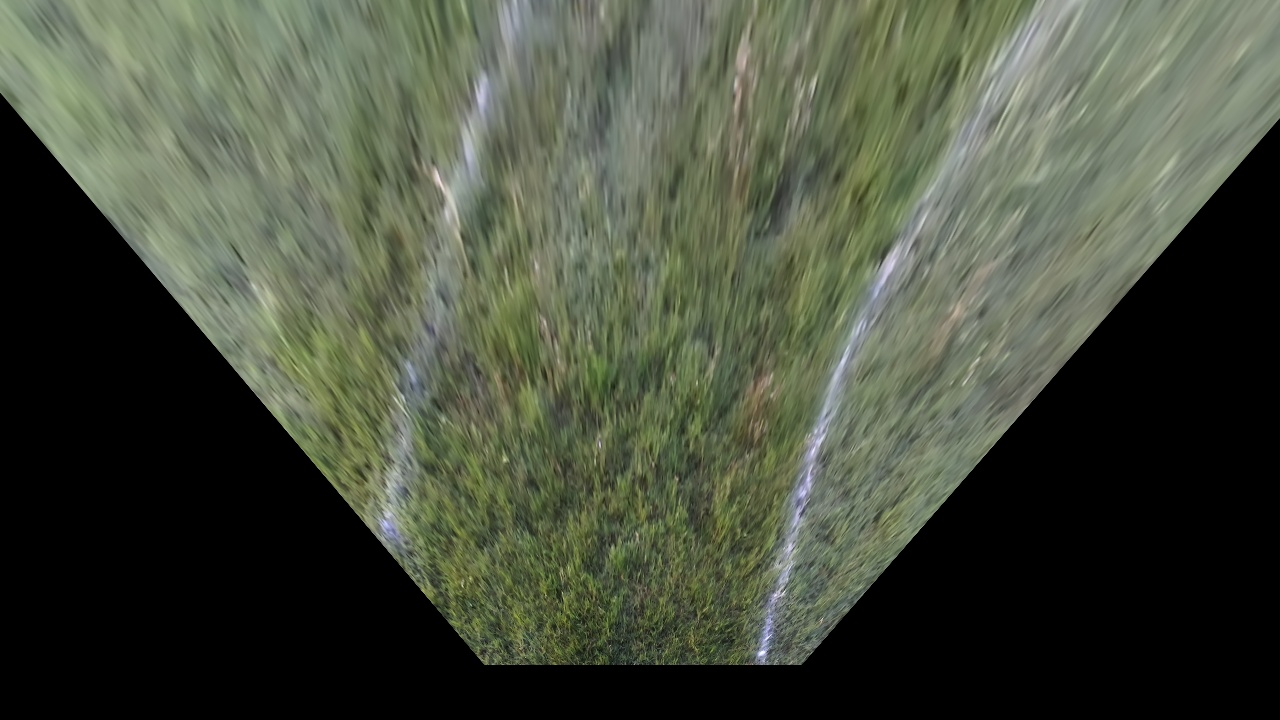
//> input picture frame0001.jpg, 1280 x 720 px
$ ./blue   (built with g++ and OpenCV 4)
//> lines starting //> are read from the running program, lines starting //| are printed output that depends on the picture; after the words box and inside, x2 and y2 are one past the last pixel; in counts of white or black regions, pixels touching at a corner belong together
#include <iostream>
#include "opencv2/opencv.hpp"
#include "opencv2/core/core.hpp"
#include "opencv2/imgproc/imgproc.hpp"
#include "opencv2/highgui/highgui.hpp"
#include <stdio.h>

using namespace cv;
using namespace std;

int main( int argc, char** argv )
{
    Mat image,fin_img;
    image = imread("./frame0001.jpg", CV_LOAD_IMAGE_COLOR);   // Read the file
//> image is the input picture: 720 rows x 1280 cols, CV_8UC3; mean B, G, R 61.1, 76.3, 70.4

    namedWindow("Red",1);

    Mat channel[3];
    split(image, channel);
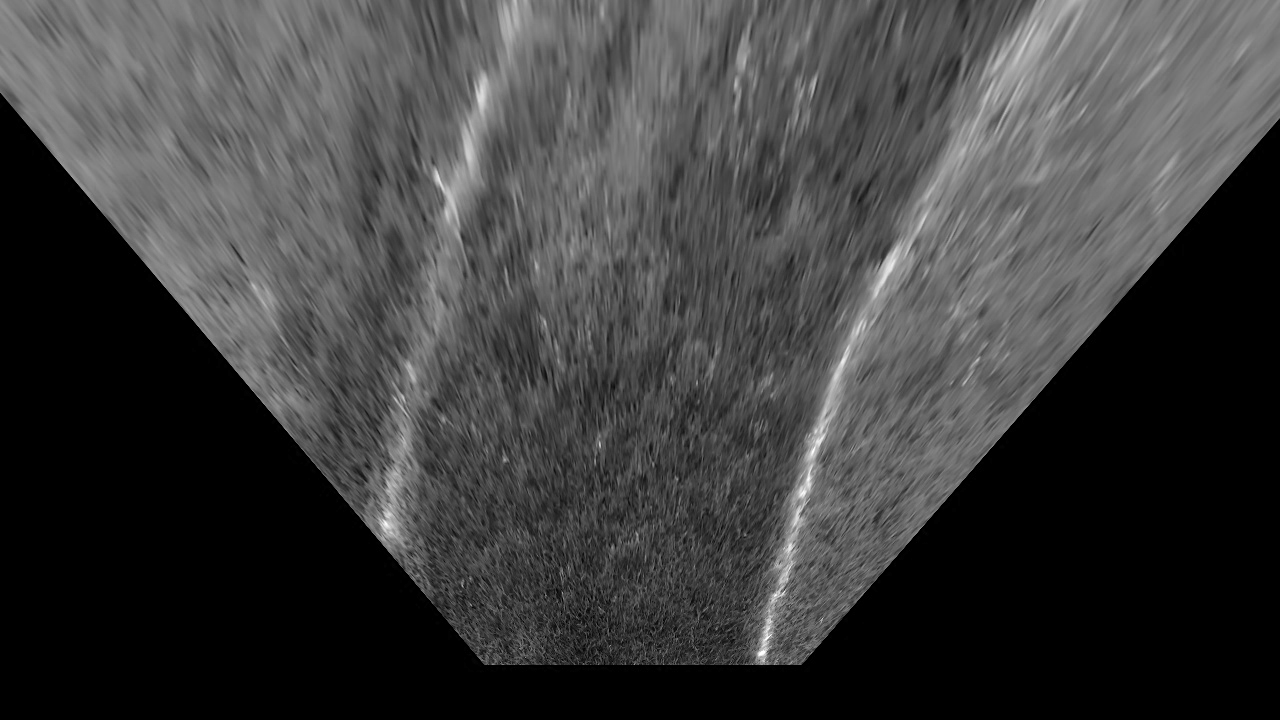
//> channel[0]: 720 rows x 1280 cols, CV_8UC1; min 0, max 255, mean 61.1
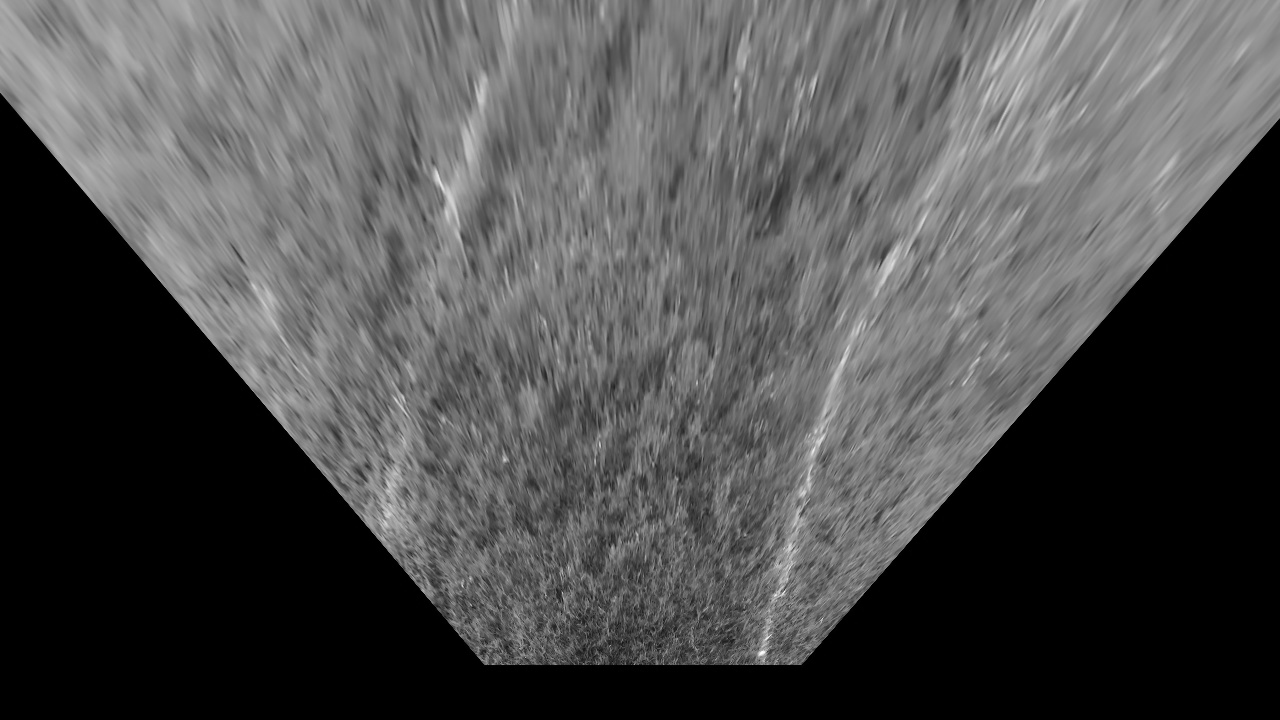
//> channel[1]: 720 rows x 1280 cols, CV_8UC1; min 0, max 253, mean 76.3

    GaussianBlur( channel[0], channel[0], Size( 13, 13 ), 100, 100 );

    adaptiveThreshold(channel[0], image, 255, ADAPTIVE_THRESH_GAUSSIAN_C, CV_THRESH_BINARY, 15, -2);
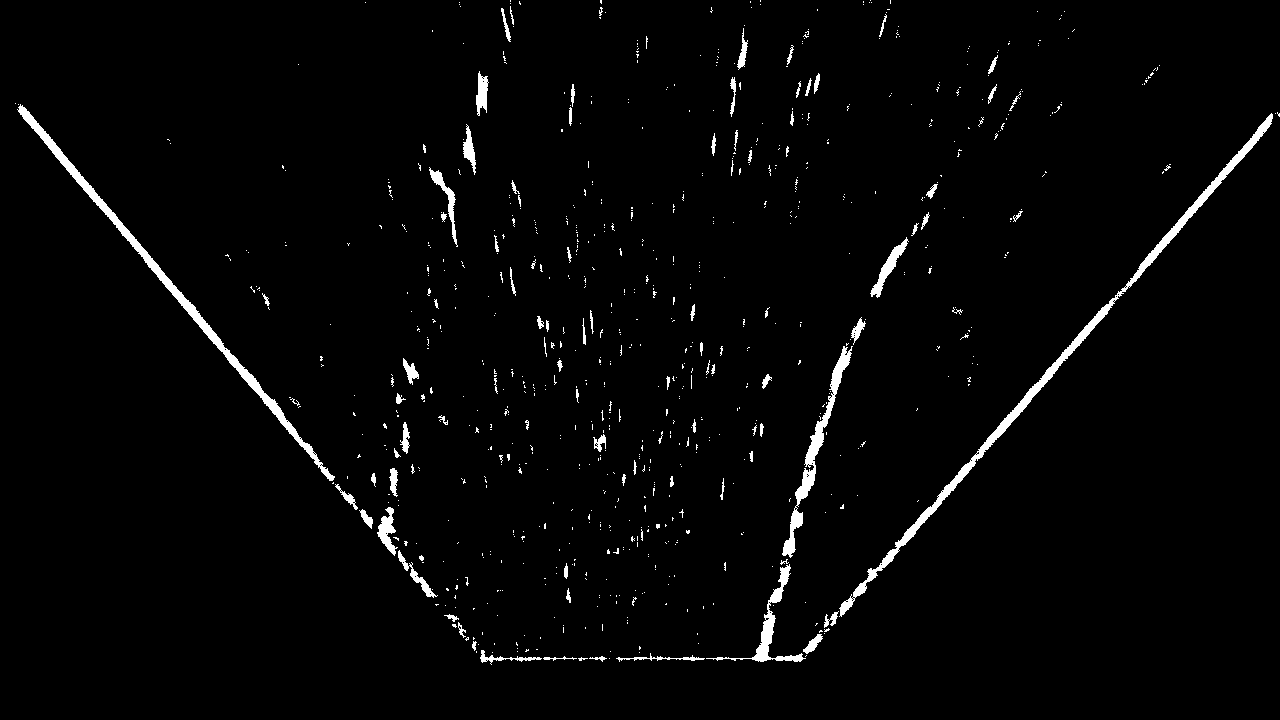
//> image: 720 rows x 1280 cols, CV_8UC1; 2.3% white; 821 white regions (725 under 20 px), largest, box (x1, y1, x2, y2) and area: (839, 113, 1273, 617) 4676, (17, 104, 335, 481) 3673, (782, 346, 853, 558) 1867

    imshow("Red", image);
    imwrite("dest.jpg",image);

    waitKey(0);//Wait for a keystroke in the window
    return 0;
}

$ run again, with frame0003.jpg copied over frame0001.jpg
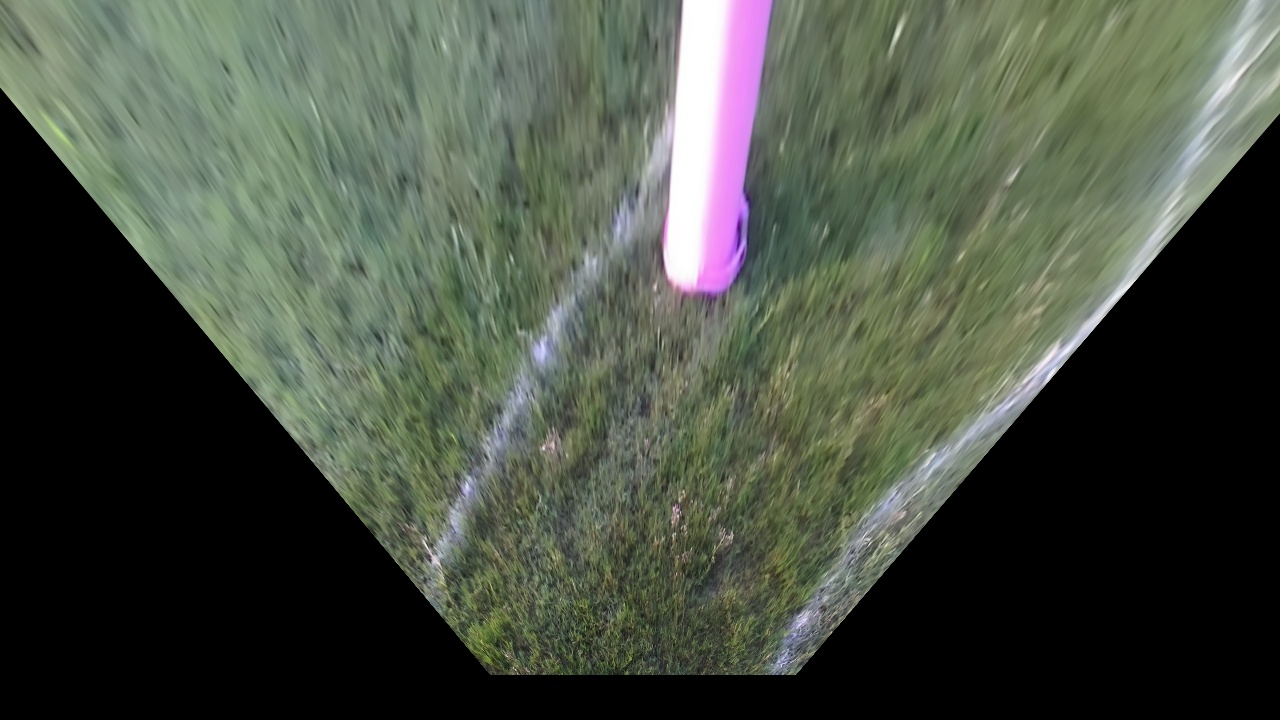
//> input picture frame0003.jpg, 1280 x 720 px
//> image is the input picture: 720 rows x 1280 cols, CV_8UC3; mean B, G, R 66.6, 78.6, 71.7
//> `split(image, channel);`:
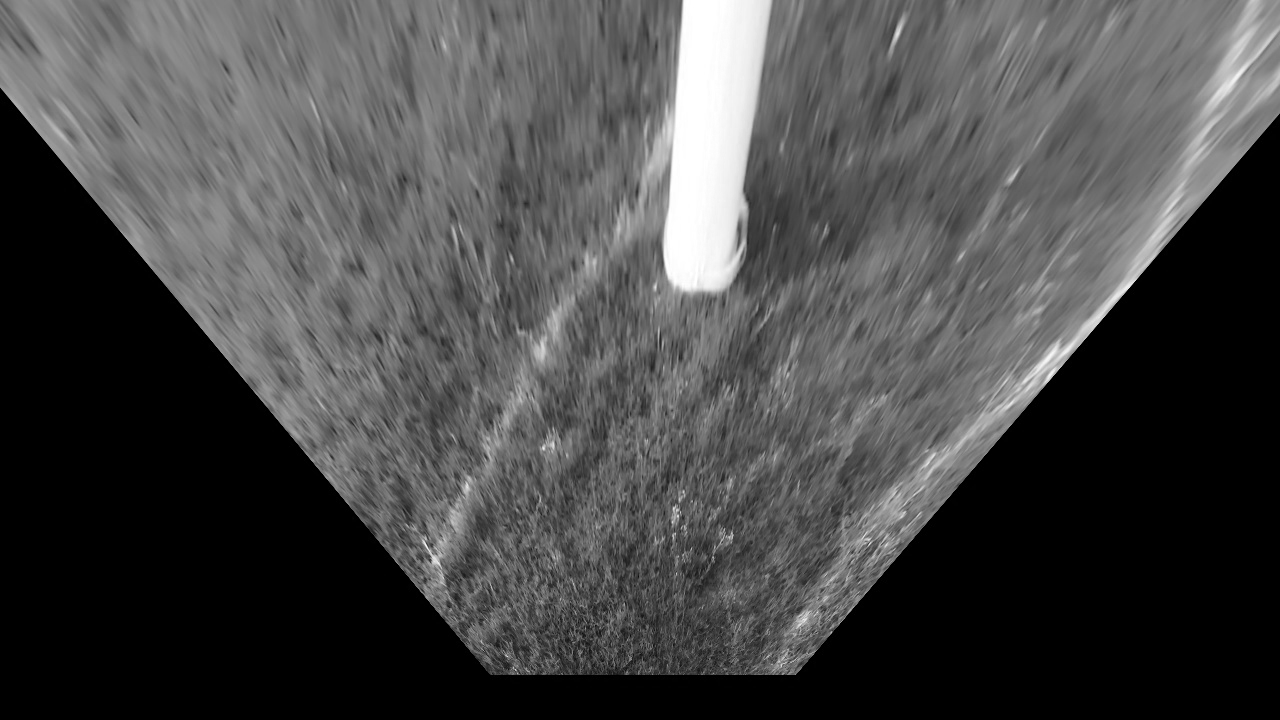
//> channel[2]: 720 rows x 1280 cols, CV_8UC1; min 0, max 255, mean 71.7
//> `adaptiveThreshold(channel[0], image, 255, ADAPTIVE_THRESH_GAUSSIAN_C, ..`:
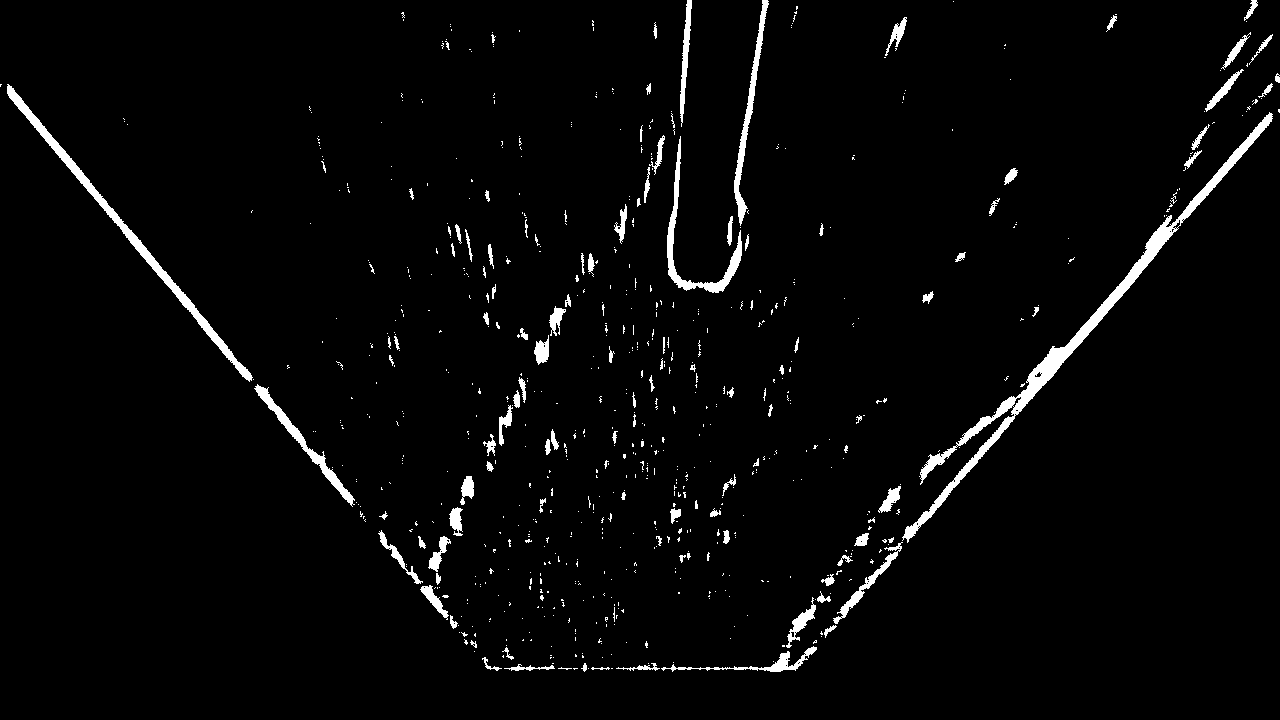
//> image: 720 rows x 1280 cols, CV_8UC1; 2.9% white; 734 white regions (621 under 20 px), largest, box (x1, y1, x2, y2) and area: (902, 112, 1273, 543) 6214, (7, 84, 253, 382) 2993, (667, 136, 742, 293) 1523

$ run again, with 7.png saved as frame0001.jpg
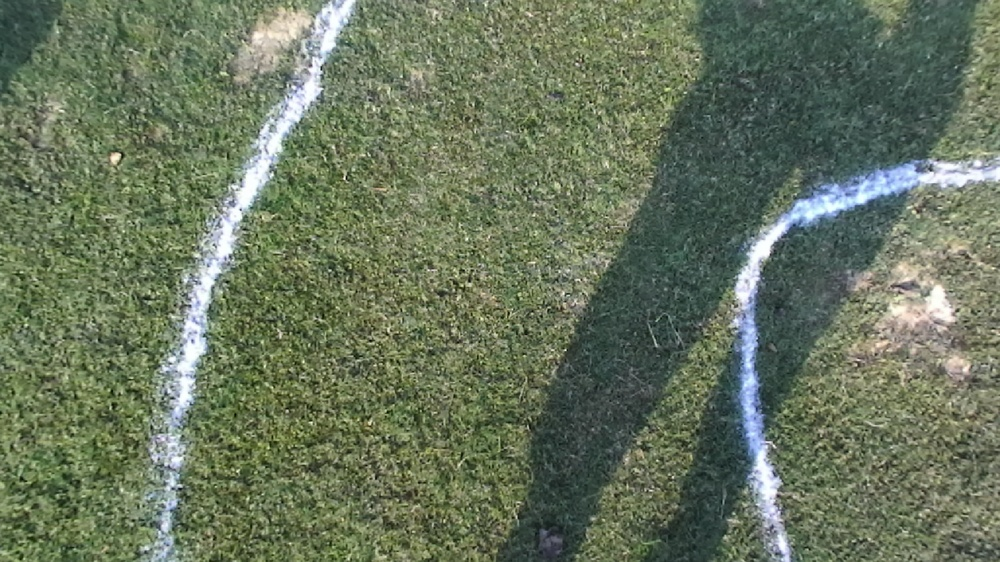
//> input picture 7.png, 1000 x 562 px, shrunk from 1792 x 1008 before the run
//> image is the input picture: 562 rows x 1000 cols, CV_8UC3; mean B, G, R 93.4, 117.2, 104.4
//> `GaussianBlur( channel[0], channel[0], Size( 13, 13 ), 100, 100 );`:
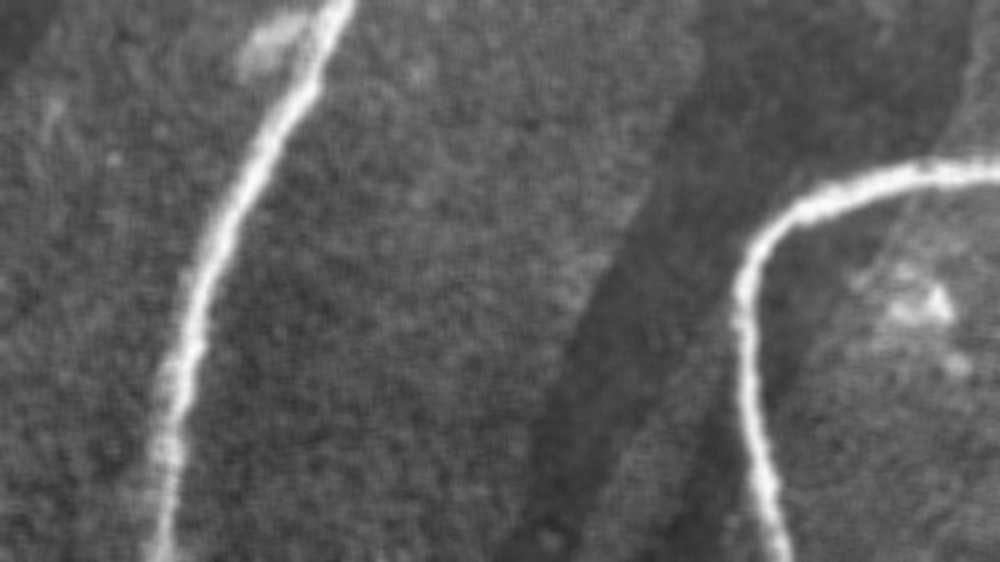
//> channel[0]: 562 rows x 1000 cols, CV_8UC1; min 43, max 253, mean 93.4
//> `adaptiveThreshold(channel[0], image, 255, ADAPTIVE_THRESH_GAUSSIAN_C, ..`:
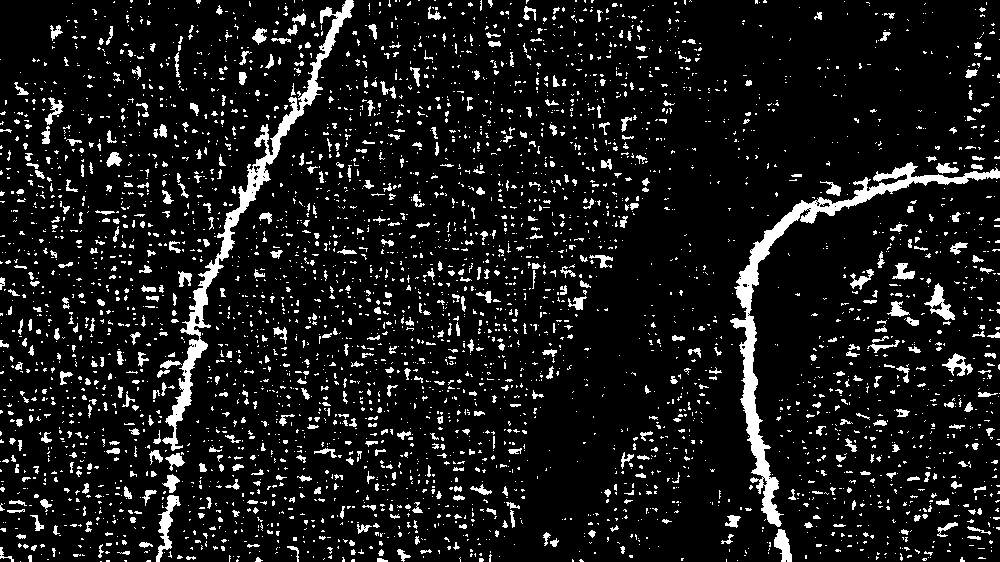
//> image: 562 rows x 1000 cols, CV_8UC1; 9.8% white; 4035 white regions (3429 under 20 px), largest, box (x1, y1, x2, y2) and area: (730, 162, 1000, 527) 6533, (162, 0, 354, 451) 5361, (156, 495, 181, 562) 546
